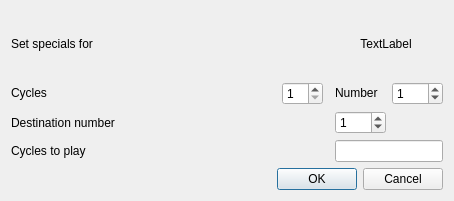
<ui version="4.0" >
 <class>RepeatPropertiesBase</class>
 <widget class="QDialog" name="RepeatPropertiesBase" >
  <property name="windowModality" >
   <enum>Qt::ApplicationModal</enum>
  </property>
  <property name="geometry" >
   <rect>
    <x>0</x>
    <y>0</y>
    <width>454</width>
    <height>201</height>
   </rect>
  </property>
  <property name="sizePolicy" >
   <sizepolicy vsizetype="Fixed" hsizetype="Fixed" >
    <horstretch>0</horstretch>
    <verstretch>0</verstretch>
   </sizepolicy>
  </property>
  <property name="focusPolicy" >
   <enum>Qt::StrongFocus</enum>
  </property>
  <property name="windowTitle" >
   <string>MuseScore: Repeat Properties</string>
  </property>
  <property name="accessibleName" >
   <string>repTypeName</string>
  </property>
  <layout class="QGridLayout" >
   <item row="0" column="0" colspan="2" >
    <widget class="QLabel" name="label" >
     <property name="text" >
      <string>Set specials for</string>
     </property>
     <property name="wordWrap" >
      <bool>true</bool>
     </property>
     <property name="textInteractionFlags" >
      <set>Qt::NoTextInteraction</set>
     </property>
    </widget>
   </item>
   <item row="0" column="2" colspan="3" >
    <widget class="QLabel" name="repeatTypeName" >
     <property name="text" >
      <string>TextLabel</string>
     </property>
     <property name="alignment" >
      <set>Qt::AlignCenter</set>
     </property>
     <property name="textInteractionFlags" >
      <set>Qt::TextEditable</set>
     </property>
    </widget>
   </item>
   <item row="1" column="0" >
    <widget class="QLabel" name="cycles_3" >
     <property name="sizePolicy" >
      <sizepolicy vsizetype="Fixed" hsizetype="Expanding" >
       <horstretch>0</horstretch>
       <verstretch>0</verstretch>
      </sizepolicy>
     </property>
     <property name="text" >
      <string>Cycles</string>
     </property>
    </widget>
   </item>
   <item row="1" column="1" >
    <widget class="QSpinBox" name="cycles" >
     <property name="sizePolicy" >
      <sizepolicy vsizetype="Fixed" hsizetype="Preferred" >
       <horstretch>0</horstretch>
       <verstretch>0</verstretch>
      </sizepolicy>
     </property>
     <property name="minimum" >
      <number>1</number>
     </property>
    </widget>
   </item>
   <item row="1" column="3" >
    <widget class="QLabel" name="number" >
     <property name="sizePolicy" >
      <sizepolicy vsizetype="Fixed" hsizetype="Preferred" >
       <horstretch>0</horstretch>
       <verstretch>0</verstretch>
      </sizepolicy>
     </property>
     <property name="text" >
      <string>Number</string>
     </property>
    </widget>
   </item>
   <item row="1" column="4" >
    <widget class="QSpinBox" name="no" >
     <property name="value" >
      <number>1</number>
     </property>
    </widget>
   </item>
   <item row="2" column="0" colspan="3" >
    <widget class="QLabel" name="label_3" >
     <property name="text" >
      <string>Destination number</string>
     </property>
    </widget>
   </item>
   <item row="2" column="3" >
    <widget class="QSpinBox" name="destno" >
     <property name="value" >
      <number>1</number>
     </property>
    </widget>
   </item>
   <item row="3" column="0" colspan="2" >
    <widget class="QLabel" name="label_4" >
     <property name="text" >
      <string>Cycles to play</string>
     </property>
    </widget>
   </item>
   <item row="3" column="3" colspan="2" >
    <widget class="QLineEdit" name="cyclesToPlay" >
     <property name="toolTip" >
      <string>cycle numbers, example: 1,3,5</string>
     </property>
    </widget>
   </item>
   <item row="5" column="0" colspan="5" >
    <widget class="QDialogButtonBox" name="buttonBox" >
     <property name="windowModality" >
      <enum>Qt::WindowModal</enum>
     </property>
     <property name="orientation" >
      <enum>Qt::Horizontal</enum>
     </property>
     <property name="standardButtons" >
      <set>QDialogButtonBox::Cancel|QDialogButtonBox::NoButton|QDialogButtonBox::Ok</set>
     </property>
    </widget>
   </item>
  </layout>
 </widget>
 <resources/>
 <connections>
  <connection>
   <sender>buttonBox</sender>
   <signal>accepted()</signal>
   <receiver>RepeatPropertiesBase</receiver>
   <slot>accept()</slot>
   <hints>
    <hint type="sourcelabel" >
     <x>200</x>
     <y>255</y>
    </hint>
    <hint type="destinationlabel" >
     <x>197</x>
     <y>146</y>
    </hint>
   </hints>
  </connection>
  <connection>
   <sender>buttonBox</sender>
   <signal>rejected()</signal>
   <receiver>RepeatPropertiesBase</receiver>
   <slot>close()</slot>
   <hints>
    <hint type="sourcelabel" >
     <x>200</x>
     <y>255</y>
    </hint>
    <hint type="destinationlabel" >
     <x>197</x>
     <y>146</y>
    </hint>
   </hints>
  </connection>
 </connections>
 <designerdata>
  <property name="gridDeltaX" >
   <number>5</number>
  </property>
  <property name="gridDeltaY" >
   <number>5</number>
  </property>
  <property name="gridSnapX" >
   <bool>true</bool>
  </property>
  <property name="gridSnapY" >
   <bool>true</bool>
  </property>
  <property name="gridVisible" >
   <bool>true</bool>
  </property>
 </designerdata>
</ui>
